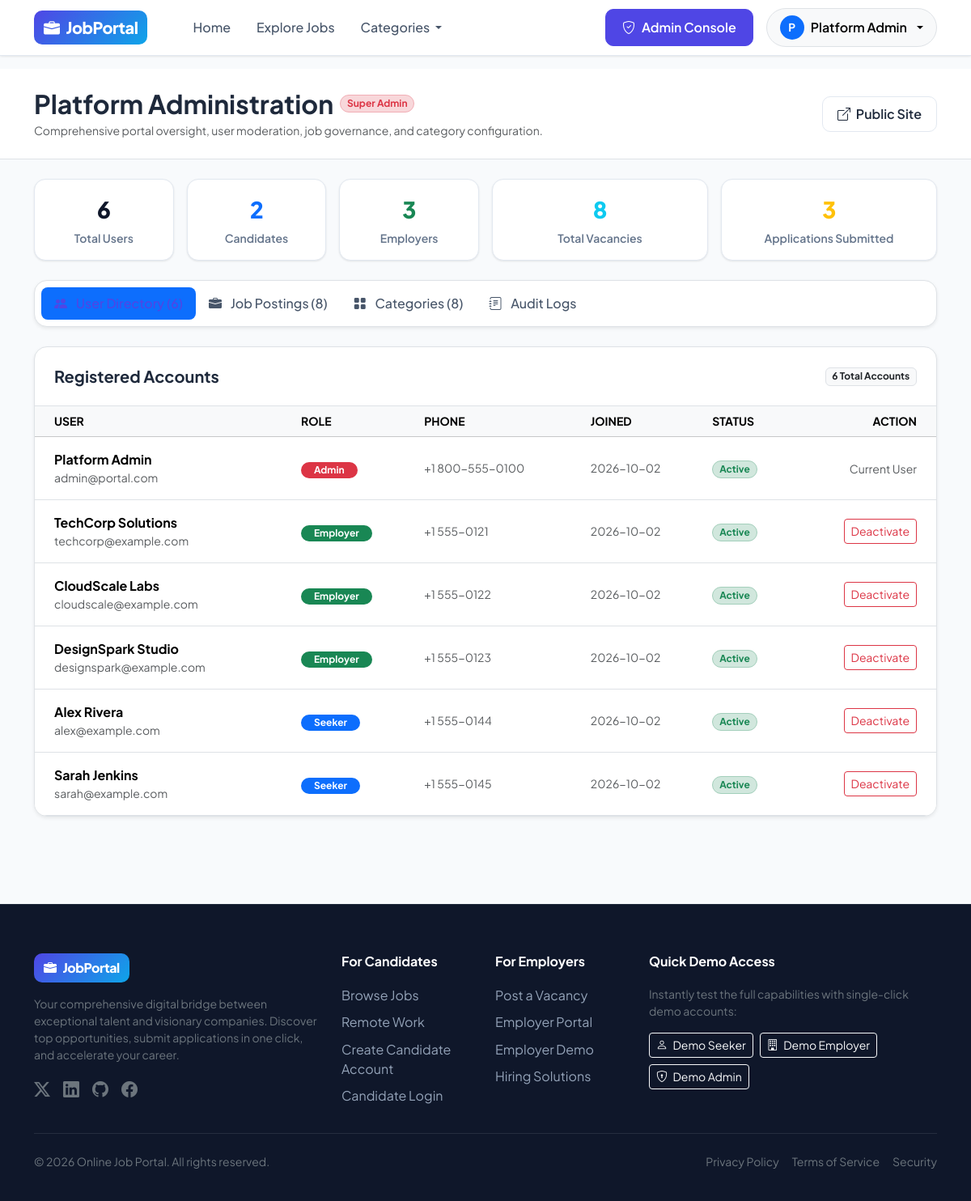
The page /admin/dashboard (signed in) on the database its author committed.
### tables this page shows
CREATE TABLE users (
        id INTEGER PRIMARY KEY AUTOINCREMENT,
        name TEXT NOT NULL,
        email TEXT UNIQUE NOT NULL,
        password_hash TEXT NOT NULL,
        role TEXT NOT NULL CHECK(role IN ('seeker', 'employer', 'admin')),
        phone TEXT,
        avatar TEXT DEFAULT 'default_avatar.png',
        is_active INTEGER DEFAULT 1,
        created_at TIMESTAMP DEFAULT CURRENT_TIMESTAMP
    );

### app.py (the view)
@app.route('/admin/dashboard')
@login_required('admin')
def admin_dashboard():
    conn = get_db()
    cursor = conn.cursor()
    cursor.execute("SELECT COUNT(*) as cnt FROM users")
    total_users = cursor.fetchone()['cnt']
    cursor.execute("SELECT COUNT(*) as cnt FROM users WHERE role = 'seeker'")
    total_seekers = cursor.fetchone()['cnt']
    cursor.execute("SELECT COUNT(*) as cnt FROM users WHERE role = 'employer'")
    total_employers = cursor.fetchone()['cnt']
    cursor.execute("SELECT COUNT(*) as cnt FROM jobs")
    total_jobs = cursor.fetchone()['cnt']
    cursor.execute("SELECT COUNT(*) as cnt FROM applications")
    total_applications = cursor.fetchone()['cnt']
    cursor.execute("SELECT * FROM users ORDER BY created_at DESC")
    all_users = cursor.fetchall()
    cursor.execute("""
        SELECT j.*, ep.company_name, c.name as category_name,
               (SELECT COUNT(*) FROM applications WHERE job_id = j.id) as app_count
        FROM jobs j
        JOIN employer_profiles ep ON j.employer_id = ep.user_id
        JOIN categories c ON j.category_id = c.id
        ORDER BY j.created_at DESC
    """)
    all_jobs = cursor.fetchall()
    cursor.execute("""
        SELECT c.*, (SELECT COUNT(*) FROM jobs WHERE category_id = c.id) as job_count
        FROM categories c
        ORDER BY name ASC
    """)
    categories = cursor.fetchall()
    cursor.execute("SELECT * FROM activity_logs ORDER BY created_at DESC LIMIT 20")
    logs = cursor.fetchall()
    conn.close()
    return render_template(
        'admin_dashboard.html',
        total_users=total_users,
        total_seekers=total_seekers,
        total_employers=total_employers,
        total_jobs=total_jobs,
        total_applications=total_applications,
        users=all_users,
        jobs=all_jobs,
        categories=categories,
        logs=logs
    )

### templates/admin_dashboard.html (shortened to what this page needs)
{% extends "base.html" %}
{% block content %}
<div class="bg-white border-bottom py-4 mb-4">
  <div class="container">
    <div class="d-flex flex-column flex-md-row justify-content-between align-items-md-center gap-3">
      <div>
        <div class="d-flex align-items-center gap-2 mb-1">
          <h2 class="fw-bold mb-0">Platform Administration</h2>
          <span class="badge bg-danger-subtle text-danger border border-danger-subtle rounded-pill">Super Admin</span>
        </div>
        <div class="text-muted small">
          Comprehensive portal oversight, user moderation, job governance, and category configuration.
        </div>
      </div>
      <div class="d-flex gap-2">
        <a href="{{ url_for('index') }}" class="btn btn-outline-custom">
          <i class="bi bi-box-arrow-up-right me-1"></i> Public Site
        </a>
      </div>
    </div>
  </div>
</div>
<div class="container pb-5">
  <div class="row g-3 mb-4">
    <div class="col-md-2 col-sm-4 col-6">
      <div class="stat-card p-3">
        <div class="stat-number fs-3">{{ total_users }}</div>
        <div class="stat-label">Total Users</div>
      </div>
    </div>
    <div class="col-md-2 col-sm-4 col-6">
      <div class="stat-card p-3">
        <div class="stat-number fs-3 text-primary">{{ total_seekers }}</div>
        <div class="stat-label">Candidates</div>
      </div>
    </div>
    <div class="col-md-2 col-sm-4 col-6">
      <div class="stat-card p-3">
        <div class="stat-number fs-3 text-success">{{ total_employers }}</div>
        <div class="stat-label">Employers</div>
      </div>
    </div>
    <div class="col-md-3 col-sm-6 col-6">
      <div class="stat-card p-3">
        <div class="stat-number fs-3 text-info">{{ total_jobs }}</div>
        <div class="stat-label">Total Vacancies</div>
      </div>
    </div>
    <div class="col-md-3 col-sm-6 col-12">
      <div class="stat-card p-3">
        <div class="stat-number fs-3 text-warning">{{ total_applications }}</div>
        <div class="stat-label">Applications Submitted</div>
      </div>
    </div>
  </div>
  <ul class="nav nav-pills mb-4 bg-white p-2 rounded-4 border shadow-sm" id="adminTab" role="tablist">
    <li class="nav-item" role="presentation">
      <button class="nav-link active rounded-3 px-4 py-2" id="users-tab" data-bs-toggle="tab" data-bs-target="#users" type="button" role="tab">
        <i class="bi bi-people-fill me-2"></i> User Directory ({{ users|length }})
      </button>
    </li>
    <li class="nav-item" role="presentation">
      <button class="nav-link rounded-3 px-4 py-2" id="jobs-tab" data-bs-toggle="tab" data-bs-target="#jobs" type="button" role="tab">
        <i class="bi bi-briefcase-fill me-2"></i> Job Postings ({{ jobs|length }})
      </button>
    </li>
    <li class="nav-item" role="presentation">
      <button class="nav-link rounded-3 px-4 py-2" id="categories-tab" data-bs-toggle="tab" data-bs-target="#categories" type="button" role="tab">
        <i class="bi bi-grid-fill me-2"></i> Categories ({{ categories|length }})
      </button>
    </li>
    <li class="nav-item" role="presentation">
      <button class="nav-link rounded-3 px-4 py-2" id="logs-tab" data-bs-toggle="tab" data-bs-target="#logs" type="button" role="tab">
        <i class="bi bi-journal-text me-2"></i> Audit Logs
      </button>
    </li>
  </ul>
  <div class="tab-content" id="adminTabContent">
    <div class="tab-pane fade show active" id="users" role="tabpanel">
      <div class="bg-white rounded-4 border shadow-sm overflow-hidden">
        <div class="p-4 border-bottom d-flex justify-content-between align-items-center">
          <h5 class="fw-bold mb-0">Registered Accounts</h5>
          <span class="badge bg-light text-dark border">{{ users|length }} Total Accounts</span>
        </div>
        <div class="table-responsive">
          <table class="table table-hover align-middle mb-0">
            <thead class="table-light small text-uppercase text-muted">
              <tr>
                <th class="ps-4">User</th>
                <th>Role</th>
                <th>Phone</th>
                <th>Joined</th>
                <th>Status</th>
                <th class="pe-4 text-end">Action</th>
              </tr>
            </thead>
            <tbody>
              {% for u in users %}
              <tr>
                <td class="ps-4 py-3">
                  <div class="fw-bold">{{ u.name }}</div>
                  <div class="text-muted small">{{ u.email }}</div>
                </td>
                <td>
                  <span class="badge {% if u.role == 'admin' %}bg-danger text-white{% elif u.role == 'employer' %}bg-success text-white{% else %}bg-primary text-white{% endif %} rounded-pill px-3 py-1 text-capitalize">
                    {{ u.role }}
                  </span>
                </td>
                <td class="small text-muted">{{ u.phone or '—' }}</td>
                <td class="small text-muted">{{ u.created_at[:10] }}</td>
                <td>
                  {% if u.is_active %}
                    <span class="badge bg-success-subtle text-success border border-success-subtle rounded-pill px-2 py-1">Active</span>
                  {% else %}
                    <span class="badge bg-danger-subtle text-danger border border-danger-subtle rounded-pill px-2 py-1">Deactivated</span>
                  {% endif %}
                </td>
                <td class="pe-4 text-end">
                  {% if u.id != current_user.id %}
                  <form action="{{ url_for('admin_toggle_user', user_id=u.id) }}" method="POST" class="d-inline">
                    <button type="submit" class="btn btn-sm {% if u.is_active %}btn-outline-danger{% else %}btn-outline-success{% endif %}">
                      {% if u.is_active %}Deactivate{% else %}Activate{% endif %}
                    </button>
                  </form>
                  {% else %}
                  <span class="text-muted small">Current User</span>
                  {% endif %}
                </td>
              </tr>
              {% endfor %}
            </tbody>
          </table>
        </div>
      </div>
    </div>
  </div>
</div>
{% endblock %}

### templates/base.html (shortened to what this page needs)
<!DOCTYPE html>
<html lang="en">
<head>
  <link href="https://cdn.jsdelivr.net/npm/bootstrap@5.3.3/dist/css/bootstrap.min.css" rel="stylesheet">
  <link rel="stylesheet" href="https://cdn.jsdelivr.net/npm/bootstrap-icons@1.11.3/font/bootstrap-icons.min.css">
  <link rel="stylesheet" href="{{ url_for('static', filename='css/style.css') }}">
</head>
<body>
  <nav class="navbar navbar-expand-lg navbar-custom sticky-top">
    <div class="container">
      <a class="navbar-brand d-flex align-items-center gap-2" href="{{ url_for('index') }}">
        <div class="navbar-brand-badge">
          <i class="bi bi-briefcase-fill"></i>
          <span>JobPortal</span>
        </div>
      </a>
      <div class="collapse navbar-collapse" id="navbarMain">
        <ul class="navbar-nav me-auto mb-2 mb-lg-0 ms-lg-4">
          <li class="nav-item">
            <a class="nav-link {% if request.endpoint == 'index' %}active{% endif %}" href="{{ url_for('index') }}">Home</a>
          </li>
          <li class="nav-item">
            <a class="nav-link {% if request.endpoint == 'job_search' %}active{% endif %}" href="{{ url_for('job_search') }}">Explore Jobs</a>
          </li>
          <li class="nav-item dropdown">
            <a class="nav-link dropdown-toggle" href="#" role="button" data-bs-toggle="dropdown" aria-expanded="false">
              Categories
            </a>
          </li>
        </ul>
        <div class="d-flex align-items-center gap-3">
          {% if current_user %}
            {% if current_user.role == 'seeker' %}
              <a href="{{ url_for('saved_jobs') }}" class="btn btn-outline-custom position-relative p-2 px-3" title="Saved Jobs">
                <i class="bi bi-bookmark-fill text-primary"></i>
                <span class="d-none d-md-inline ms-1">Saved</span>
                {% if saved_count > 0 %}
                <span class="position-absolute top-0 start-100 translate-middle badge rounded-pill bg-primary">
                  {{ saved_count }}
                </span>
                {% endif %}
              </a>
              <a href="{{ url_for('seeker_dashboard') }}" class="btn btn-outline-custom d-flex align-items-center gap-2">
                <i class="bi bi-speedometer2 text-primary"></i>
                <span>Dashboard</span>
              </a>
            {% elif current_user.role == 'admin' %}
              <a href="{{ url_for('admin_dashboard') }}" class="btn btn-primary-custom d-flex align-items-center gap-2">
                <i class="bi bi-shield-check"></i>
                <span>Admin Console</span>
              </a>
            {% endif %}
            <div class="dropdown">
              <button class="btn btn-light rounded-pill border d-flex align-items-center gap-2 px-3 py-2 dropdown-toggle" type="button" data-bs-toggle="dropdown" aria-expanded="false">
                <div class="rounded-circle bg-primary text-white d-flex align-items-center justify-content-center" style="width: 30px; height: 30px; font-weight: 700; font-size: 0.85rem;">
                  {{ current_user.name[:1] | upper }}
                </div>
                <span class="fw-semibold text-truncate d-none d-sm-inline" style="max-width: 120px;">{{ current_user.name }}</span>
              </button>
            </div>
          {% else %}
            <a href="{{ url_for('login') }}" class="btn btn-outline-custom">Sign In</a>
            <a href="{{ url_for('register') }}" class="btn btn-primary-custom">Get Started</a>
          {% endif %}
        </div>
      </div>
    </div>
  </nav>
  <main>
    {% block content %}{% endblock %}
  </main>
  <footer class="footer-custom">
    <div class="container">
      <div class="row g-4 mb-4">
        <div class="col-lg-4 col-md-6">
          <div class="navbar-brand-badge mb-3">
            <i class="bi bi-briefcase-fill"></i>
            <span>JobPortal</span>
          </div>
          <p class="text-secondary small mb-3">
            Your comprehensive digital bridge between exceptional talent and visionary companies. Discover top opportunities, submit applications in one click, and accelerate your career.
          </p>
          <div class="d-flex gap-3 text-secondary">
            <a href="#" class="text-secondary fs-5"><i class="bi bi-twitter-x"></i></a>
            <a href="#" class="text-secondary fs-5"><i class="bi bi-linkedin"></i></a>
            <a href="#" class="text-secondary fs-5"><i class="bi bi-github"></i></a>
            <a href="#" class="text-secondary fs-5"><i class="bi bi-facebook"></i></a>
          </div>
        </div>
        <div class="col-lg-2 col-md-6 col-6">
          <h6>For Candidates</h6>
          <a href="{{ url_for('job_search') }}" class="footer-link">Browse Jobs</a>
          <a href="{{ url_for('job_search', type='Remote') }}" class="footer-link">Remote Work</a>
          <a href="{{ url_for('register') }}" class="footer-link">Create Candidate Account</a>
          <a href="{{ url_for('login') }}" class="footer-link">Candidate Login</a>
        </div>
        <div class="col-lg-2 col-md-6 col-6">
          <h6>For Employers</h6>
          <a href="{{ url_for('register') }}" class="footer-link">Post a Vacancy</a>
          <a href="{{ url_for('login') }}" class="footer-link">Employer Portal</a>
          <a href="{{ url_for('demo_login', role='employer') }}" class="footer-link">Employer Demo</a>
          <a href="#" class="footer-link">Hiring Solutions</a>
        </div>
        <div class="col-lg-4 col-md-6">
          <h6>Quick Demo Access</h6>
          <p class="text-secondary small">Instantly test the full capabilities with single-click demo accounts:</p>
          <div class="d-flex flex-wrap gap-2">
            <a href="{{ url_for('demo_login', role='seeker') }}" class="btn btn-sm btn-outline-light">
              <i class="bi bi-person me-1"></i> Demo Seeker
            </a>
            <a href="{{ url_for('demo_login', role='employer') }}" class="btn btn-sm btn-outline-light">
              <i class="bi bi-building me-1"></i> Demo Employer
            </a>
            <a href="{{ url_for('demo_login', role='admin') }}" class="btn btn-sm btn-outline-light">
              <i class="bi bi-shield-lock me-1"></i> Demo Admin
            </a>
          </div>
        </div>
      </div>
      <hr class="border-secondary opacity-25">
      <div class="d-flex flex-column flex-md-row justify-content-between align-items-center py-2 small text-secondary">
        <div>&copy; {{ current_year }} Online Job Portal. All rights reserved.</div>
        <div class="d-flex gap-3 mt-2 mt-md-0">
          <a href="#" class="text-secondary text-decoration-none">Privacy Policy</a>
          <a href="#" class="text-secondary text-decoration-none">Terms of Service</a>
          <a href="#" class="text-secondary text-decoration-none">Security</a>
        </div>
      </div>
    </div>
  </footer>
</body>
</html>

### rows shown on the page
users: name "P", name "Platform Admin", email "admin@portal.com", role "Admin", phone "+1 800-555-0100", created_at "2026-10-02", is_active "Active", shows "Current User"
users: name "TechCorp Solutions", email "techcorp@example.com", role "Employer", phone "+1 555-0121", created_at "2026-10-02", is_active "Active"
users: name "CloudScale Labs", email "cloudscale@example.com", role "Employer", phone "+1 555-0122", created_at "2026-10-02", is_active "Active"
users: name "DesignSpark Studio", email "designspark@example.com", role "Employer", phone "+1 555-0123", created_at "2026-10-02", is_active "Active"
users: name "Alex Rivera", email "alex@example.com", role "Seeker", phone "+1 555-0144", created_at "2026-10-02", is_active "Active"
users: name "Sarah Jenkins", email "sarah@example.com", role "Seeker", phone "+1 555-0145", created_at "2026-10-02", is_active "Active"

### other values the page prints
{{ total_users }} "6"
{{ total_seekers }} "2"
{{ total_employers }} "3"
{{ total_jobs }} "8"
{{ total_applications }} "3"
{{ jobs|length }} "8"
{{ categories|length }} "8"
{{ users|length }} "6"
